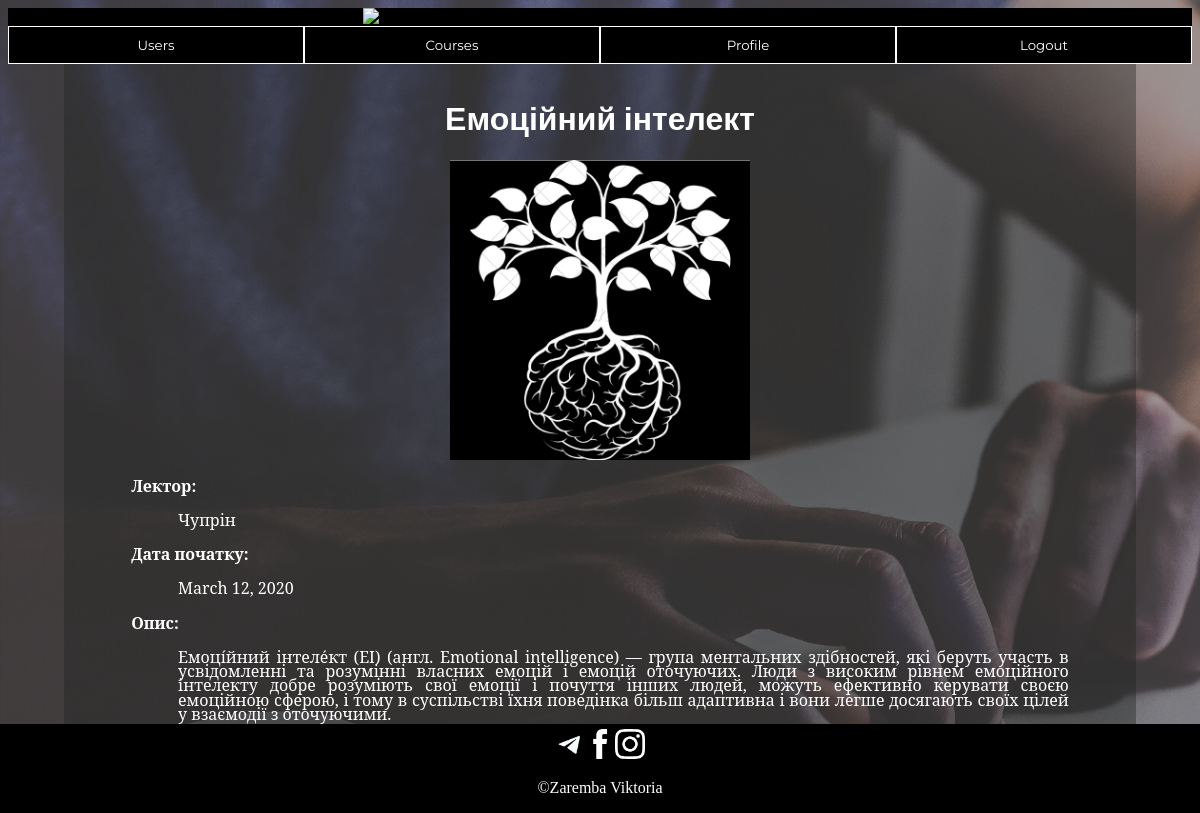
Screenshot of /oncourse/2/ (signed in) with the database file from the repository.
### oncourse/models.py (models this page shows, shortened)
class Course(models.Model):
    course_name = models.CharField(max_length=200)
    pub_date = models.DateTimeField('date published')
    image = models.ImageField(upload_to='media', blank=True)
    def was_published_recently(self):
        now = timezone.now()
        return now - datetime.timedelta(days=1) <= self.pub_date <= now
    was_published_recently.admin_order_field = 'pub_date'
    was_published_recently.boolean = True
    was_published_recently.short_description = 'Published recently?'

class Details(models.Model):
    course = models.ForeignKey(Course, on_delete=models.CASCADE)
    lecturer = models.CharField(max_length=200)
    description = models.TextField(max_length=2000, default='')
    date = models.DateField(blank=True, null=True)
    image = Course.image

### oncourse/views.py (the view)
# urls.py: path('<int:pk>/', views.DetailView.as_view(), name='detail'),
class DetailView(DetailView):
    model = Course
    template_name = 'oncourse/detail.html'
    def get_queryset(self):
        return Course.objects.filter(pub_date__lte=timezone.now())

### oncourse/templates/oncourse/detail.html (shortened to what this page needs)
<!DOCTYPE html>
<html>
    {% extends 'oncourse/index.html' %}
    {% load static %}
        {% block body %}
            <link rel="stylesheet" type="text/css" href="{% static 'oncourse/sdetail.css' %}">
            <div class="det-body">
                <h1>{{ course.course_name }}</h1>
                <img src="{{ course.image.url }}">
                <div class="detail">
                    {% for detail in course.details_set.all %}
                        <p class="det-type">Лектор:</p>
                        <p class="det-det">{{ detail.lecturer }}</p>
                        <p class="det-type">Дата початку:</p>
                        <p class="det-det">{{ detail.date }}</p>
                        <p class="det-type">Опис:</p>
                        <p class="det-det">{{ detail.description }}</p>
                    {% endfor %}
                </div>
            </div>
        {% endblock %}

### oncourse/static/oncourse/style.css (style rules this page uses)
body { background: url("../../media/images/backgrond2.png"); }

### oncourse/static/oncourse/sdetail.css (style rules this page uses)
h1 { color: white; text-align: center; font-family: 'Raleway', sans-serif; }
.det-body { background-color: rgba(33, 35, 34, 0.4); width: 88%; height: auto; padding: 15px; margin-left: auto; margin-right: auto; margin-bottom: 60px; }
.det-body img { display: block; width: 300px; height: 300px; margin-right: auto; margin-left: auto; }
.det-body .detail { color: white; margin-right: 5%; margin-left: 5%; margin-bottom: 10px; margin-top: 15px; font-family: 'Noto Serif', serif; }
.det-body .detail .det-type { font-weight: bold; margin-top: 7px; }
.det-body .detail .det-det { margin-left: 5%; line-height: 0.9; text-align: justify; }

### rows the page displays
Course: course_name "Емоційний інтелект", image (picture)
Details: lecturer "Чупрін", date "March 12, 2020", description "Емоці́йний інтеле́кт (EI) (англ. Emotional intelligence) — група ментальних здібностей, які беруть участь в усвідомленні та розумінні власних емоцій і емоцій оточуючих. Люди з високим рівнем емоційного інтелекту добре розуміють свої емоції і почуття інших людей, можуть ефективно керувати своєю емоційною сферою, і тому в суспільстві їхня поведінка більш адаптивна і вони легше досягають своїх цілей у взаємодії з оточуючими."
